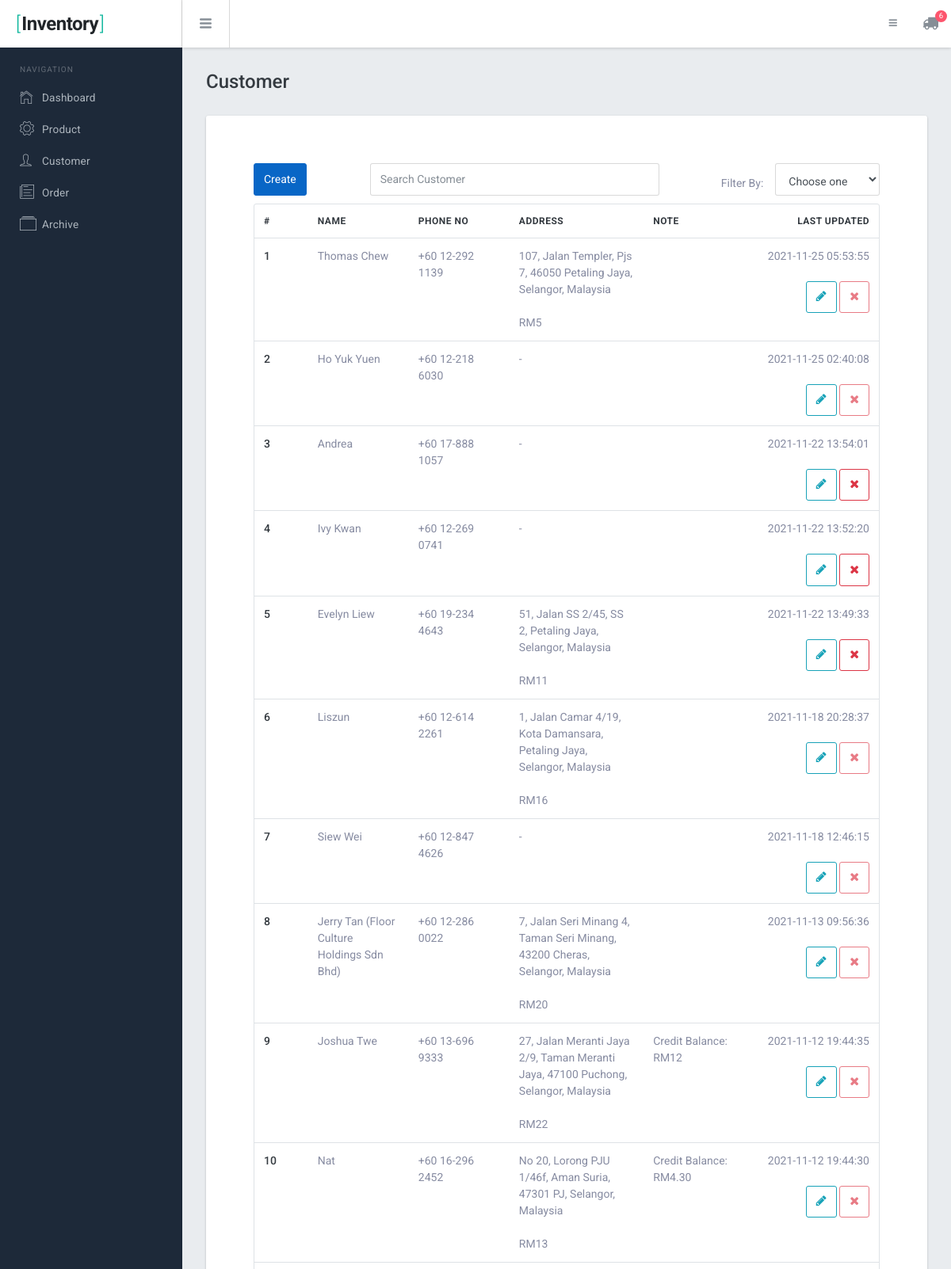
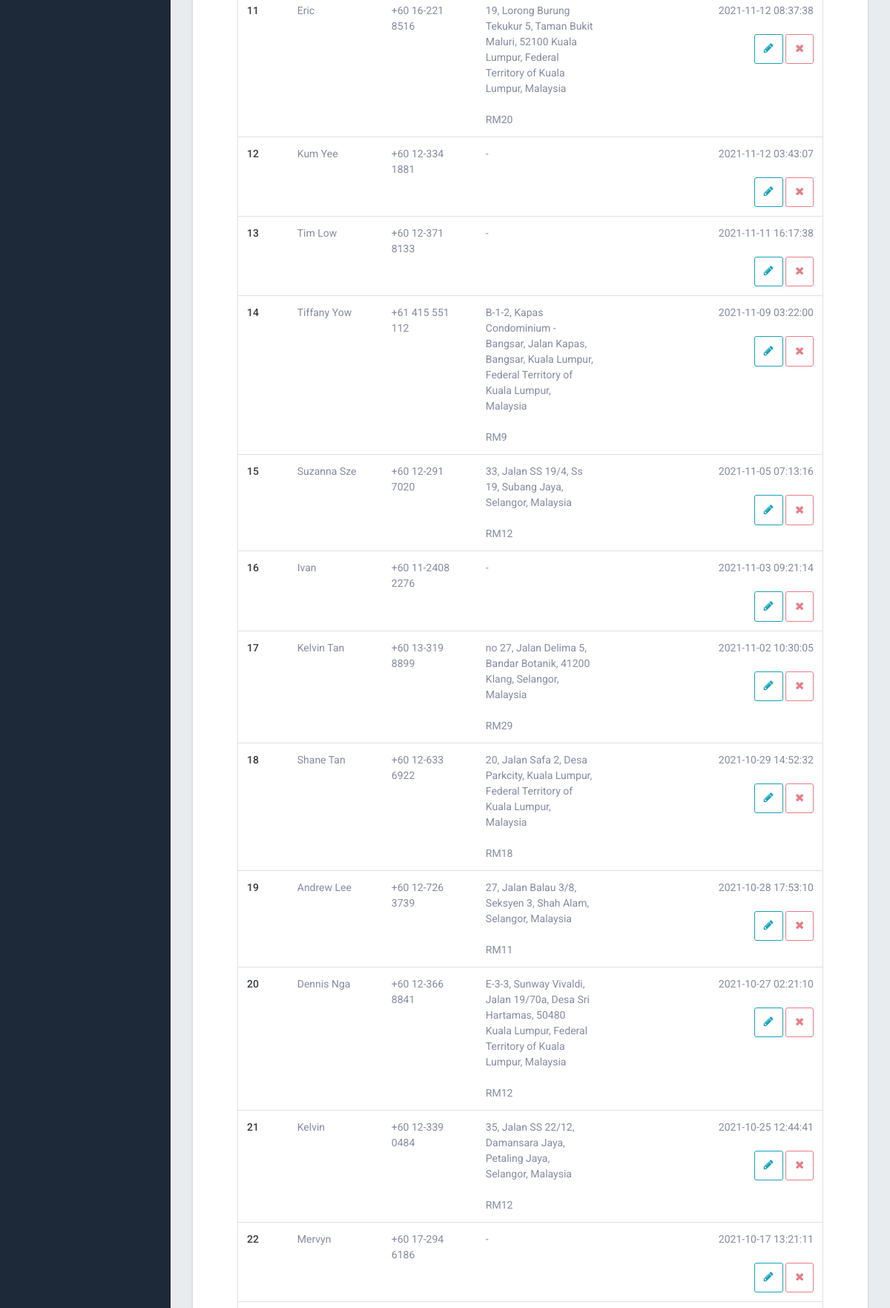
Page /public_html/ec/customer.php (signed in, upper part) on the committed database (2 pictures, top to bottom).
### tables this page shows
CREATE TABLE `customers` (
  `id` bigint(20) NOT NULL,
  `name` varchar(255) DEFAULT NULL,
  `phone` varchar(255) DEFAULT NULL,
  `address` longtext DEFAULT NULL,
  `note` longtext DEFAULT NULL,
  `total_orders` int(20) DEFAULT 0,
  `last_updated` datetime DEFAULT current_timestamp()
);

### public_html/ec/php/func/func_database_connection.php (called while the page is built, shortened)
<?php
function run_query($query, $info = false){
    $conn = new mysqli($GLOBALS['server_hostname'],$GLOBALS['server_username'],$GLOBALS['server_password'],$GLOBALS['server_db_name']);
    $result = $conn->query($query);
    if (gettype($result) != 'boolean'){
        if ($result->num_rows > 0){
            $i = 0;
            while ($row = $result->fetch_assoc()){
                $info[$i] = $row;
                $i++;
            }
        }
    }
    return $info;
}
?>

### public_html/ec/customer.php (the view, shortened to what this page needs)
<?php require_once 'php/req/header.php'; ?>
<?php
  $pageTitle ="Customer";
  $customers = run_query("select * from customers");
?>
    <div class="br-mainpanel">
      <div class="pd-x-20 pd-sm-x-30 pd-t-20 pd-sm-t-30">
        <h4 class="tx-gray-800 mg-b-5"><?php echo $pageTitle; ?></h4>
      </div>
      <div class="br-pagebody">
        <div class="br-section-wrapper">
          <div class = "row" style="margin:0px;">
            <div class="col-2" style="padding:0px;">
              <a href="customer_new.php" type="button" id="btnCreate" class="btn btn-primary mg-b-10">Create</a>
            </div>
            <div class="col-sm-6 mg-t-10 mg-sm-t-0">
              <input type="text" name="searchCustomer" id="searchCustomer" class="form-control" placeholder="Search Customer">
            </div>
            <label class="col-sm-2 form-control-label text-right" style="margin-top:auto;margin-bottom:auto">Filter By:</label>
            <div class="col-2 text-right" style="padding:0px;">
            <?php
              $filterVal = null;
            ?>
              <select name="category" class="form-control select2" data-placeholder="Choose one" onchange="filter(this.value)" required>
                <option value="" disabled <?php if(!$filterVal){echo "selected";}?> hidden>Choose one</option>
              </select>
            </div>
          </div>
          <div class="bd bd-gray-300 rounded table-responsive">
          <?php
            $totalCustomers = run_query("select * from customers");
            $pageNo = 1;
          ?>
            <table class="table table-hover mg-b-0">
              <thead>
                <tr>
                  <th style="width:8%">#</th>
                  <th style="width:15%">NAME</th>
                  <th style="width:15%">PHONE NO</th>
                  <th style="width:20%">ADDRESS</th>
                  <th style="width:15%">NOTE</th>
                  <th style="text-align:right; width:20%">Last Updated</th>
                </tr>
              </thead>
              <tbody id="customerList">
                <?php
                    if ($totalCustomers){
                      $count = 0;
                      $customer = [];
                      $customers = run_query("select * from customers ORDER BY last_updated desc");
                      if($customers){
                        foreach ($customers as $customer_k=>$customer_v){
                            array_push($customer,$customer_v);
                            $count++;
                            ?>
                                <tr class="rowCustomer">
                                    <th scope="row"><?php echo $count+(($pageNo-1)*10); ?></th>
                                    <td><?php echo $customer_v['name']; ?></td>
                                    <td><?php echo $customer_v['phone']; ?></td>
                                    <td style="white-space:pre-wrap;"><?php echo $customer_v['address']; ?></td>
                                    <td style="white-space:pre-wrap;"><?php echo $customer_v['note']; ?></td>
                                    <td style="text-align:right"><?php echo $customer_v['last_updated']; ?>
                                      <br><br>
                                      <button class="btn btn-outline-info" onclick="edit('<?php echo $customer[$count-1]['id']; ?>')" style="cursor:pointer;">
                                        <i class="fa fa-pencil" style="font-size:15px"></i>
                                      </button>
                                      <button class="btn btn-outline-danger" onclick="confirmDelete('<?php echo $customer[$count-1]['name']; ?>', '<?php echo $customer[$count-1]['id']; ?>')" style="cursor:pointer;" <?php if($customer_v['total_orders']>0){echo "disabled";}?>>
                                        <i class="fa fa-close" style="font-size:15px"></i>
                                      </button>
                                    </td>
                                </tr>
                            <?php
                        }
                      }
                    }
                  ?>
              </tbody>
            </table>
          </div>
        </div>
      </div>
<?php require_once 'php/req/footer.php'; ?>

### rows in the picture
customers: pageNo "1", name "Thomas Chew", phone "+60 12-292 1139", address "107, Jalan Templer, Pjs 7, 46050 Petaling Jaya, Selangor, Malaysia RM5", last_updated "2021-11-25 05:53:55"
customers: pageNo "2", name "Ho Yuk Yuen", phone "+60 12-218 6030", address "-", last_updated "2021-11-25 02:40:08"
customers: pageNo "3", name "Andrea", phone "+60 17-888 1057", address "-", last_updated "2021-11-22 13:54:01"
customers: pageNo "4", name "Ivy Kwan", phone "+60 12-269 0741", address "-", last_updated "2021-11-22 13:52:20"
customers: pageNo "5", name "Evelyn Liew", phone "+60 19-234 4643", address "51, Jalan SS 2/45, SS 2, Petaling Jaya, Selangor, Malaysia RM11", last_updated "2021-11-22 13:49:33"
customers: pageNo "6", name "Liszun", phone "+60 12-614 2261", address "1, Jalan Camar 4/19, Kota Damansara, Petaling Jaya, Selangor, Malaysia RM16", last_updated "2021-11-18 20:28:37"
customers: pageNo "7", name "Siew Wei", phone "+60 12-847 4626", address "-", last_updated "2021-11-18 12:46:15"
customers: pageNo "8", name "Jerry Tan (Floor Culture Holdings Sdn Bhd)", phone "+60 12-286 0022", address "7, Jalan Seri Minang 4, Taman Seri Minang, 43200 Cheras, Selangor, Malaysia RM20", last_updated "2021-11-13 09:56:36"
customers: pageNo "9", name "Joshua Twe", phone "+60 13-696 9333", address "27, Jalan Meranti Jaya 2/9, Taman Meranti Jaya, 47100 Puchong, Selangor, Malaysia RM22", note "Credit Balance: RM12", last_updated "2021-11-12 19:44:35"
customers: pageNo "10", name "Nat", phone "+60 16-296 2452", address "No 20, Lorong PJU 1/46f, Aman Suria, 47301 PJ, Selangor, Malaysia RM13", note "Credit Balance: RM4.30", last_updated "2021-11-12 19:44:30"
customers: pageNo "11", name "Eric", phone "+60 16-221 8516", address "19, Lorong Burung Tekukur 5, Taman Bukit Maluri, 52100 Kuala Lumpur, Federal Territory of Kuala Lumpur, Malaysia RM20", last_updated "2021-11-12 08:37:38"
customers: pageNo "12", name "Kum Yee", phone "+60 12-334 1881", address "-", last_updated "2021-11-12 03:43:07"
customers: pageNo "13", name "Tim Low", phone "+60 12-371 8133", address "-", last_updated "2021-11-11 16:17:38"
customers: pageNo "14", name "Tiffany Yow", phone "+61 415 551 112", address "B-1-2, Kapas Condominium - Bangsar, Jalan Kapas, Bangsar, Kuala Lumpur, Federal Territory of Kuala Lumpur, Malaysia RM9", last_updated "2021-11-09 03:22:00"
customers: pageNo "15", name "Suzanna Sze", phone "+60 12-291 7020", address "33, Jalan SS 19/4, Ss 19, Subang Jaya, Selangor, Malaysia RM12", last_updated "2021-11-05 07:13:16"
customers: pageNo "16", name "Ivan", phone "+60 11-2408 2276", address "-", last_updated "2021-11-03 09:21:14"
customers: pageNo "17", name "Kelvin Tan", phone "+60 13-319 8899", address "no 27, Jalan Delima 5, Bandar Botanik, 41200 Klang, Selangor, Malaysia RM29", last_updated "2021-11-02 10:30:05"
customers: pageNo "18", name "Shane Tan", phone "+60 12-633 6922", address "20, Jalan Safa 2, Desa Parkcity, Kuala Lumpur, Federal Territory of Kuala Lumpur, Malaysia RM18", last_updated "2021-10-29 14:52:32"
customers: pageNo "19", name "Andrew Lee", phone "+60 12-726 3739", address "27, Jalan Balau 3/8, Seksyen 3, Shah Alam, Selangor, Malaysia RM11", last_updated "2021-10-28 17:53:10"
customers: pageNo "20", name "Dennis Nga", phone "+60 12-366 8841", address "E-3-3, Sunway Vivaldi, Jalan 19/70a, Desa Sri Hartamas, 50480 Kuala Lumpur, Federal Territory of Kuala Lumpur, Malaysia RM12", last_updated "2021-10-27 02:21:10"
customers: pageNo "21", name "Kelvin", phone "+60 12-339 0484", address "35, Jalan SS 22/12, Damansara Jaya, Petaling Jaya, Selangor, Malaysia RM12", last_updated "2021-10-25 12:44:41"
customers: pageNo "22", name "Mervyn", phone "+60 17-294 6186", address "-", last_updated "2021-10-17 13:21:11"

### other values in the picture
sizeof($upcomingDeliveries) "6"
$pageTitle "Customer"
